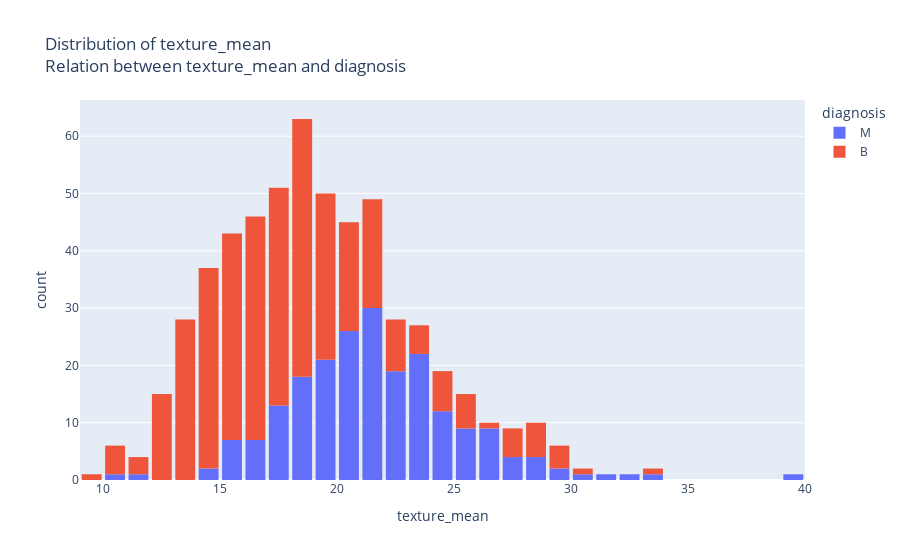
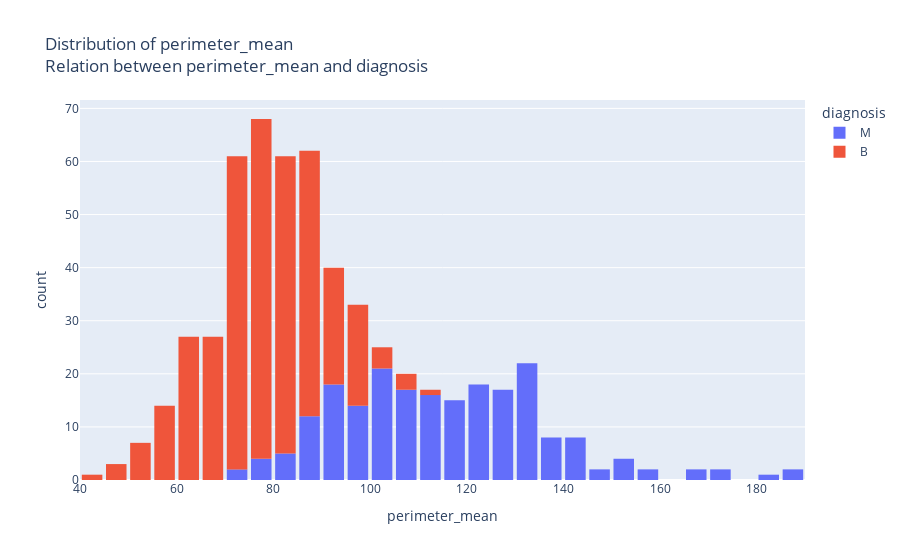
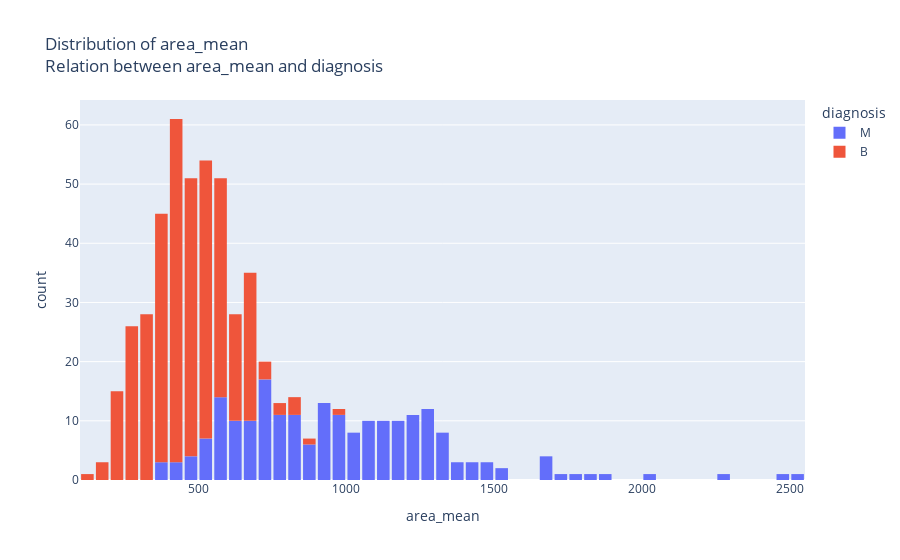

The notebook cell saved with these charts, in order:
### Markdown cell above
We use following code to print every single histogram:

" for i in range (df.shape[1]):
      print(distribution_check(df.columns[i])) "
    
In desire to keep this notebook clean and readable, we will show just few of them:

### Code cell
#Let's se histograms of following features: texture_mean, perimeter_mean, area_mean#

distribution_check(df.columns[2])
distribution_check(df.columns[3])
distribution_check(df.columns[4])

### Figure 1 — Plotly figure (JSON) as saved in the notebook; plotly's stock layout.template omitted (floating-point values rounded to 4 significant figures; data arrays with more than 128 entries replaced by an {"elided": "..."} marker saying what was removed)
{"data": [{"alignmentgroup": "True", "bingroup": "x", "hovertemplate": "diagnosis=M<br>texture_mean=%{x}<br>count=%{y}<extra></extra>", "legendgroup": "M", "marker": {"color": "#636efa", "pattern": {"shape": ""}}, "name": "M", "nbinsx": 50, "offsetgroup": "M", "orientation": "v", "showlegend": true, "type": "histogram", "x": {"elided": "212 float values"}, "xaxis": "x", "yaxis": "y"}, {"alignmentgroup": "True", "bingroup": "x", "hovertemplate": "diagnosis=B<br>texture_mean=%{x}<br>count=%{y}<extra></extra>", "legendgroup": "B", "marker": {"color": "#EF553B", "pattern": {"shape": ""}}, "name": "B", "nbinsx": 50, "offsetgroup": "B", "orientation": "v", "showlegend": true, "type": "histogram", "x": {"elided": "357 float values"}, "xaxis": "x", "yaxis": "y"}], "layout": {"bargap": 0.15, "barmode": "relative", "legend": {"title": {"text": "diagnosis"}, "tracegroupgap": 0}, "title": {"text": "Distribution of texture_mean<br>Relation between texture_mean and diagnosis"}, "xaxis": {"anchor": "y", "domain": [0, 1], "title": {"text": "texture_mean"}}, "yaxis": {"anchor": "x", "domain": [0, 1], "title": {"text": "count"}}}}

### Figure 2 — Plotly figure (JSON) as saved in the notebook; plotly's stock layout.template omitted (floating-point values rounded to 4 significant figures; data arrays with more than 128 entries replaced by an {"elided": "..."} marker saying what was removed)
{"data": [{"alignmentgroup": "True", "bingroup": "x", "hovertemplate": "diagnosis=M<br>perimeter_mean=%{x}<br>count=%{y}<extra></extra>", "legendgroup": "M", "marker": {"color": "#636efa", "pattern": {"shape": ""}}, "name": "M", "nbinsx": 50, "offsetgroup": "M", "orientation": "v", "showlegend": true, "type": "histogram", "x": {"elided": "212 float values"}, "xaxis": "x", "yaxis": "y"}, {"alignmentgroup": "True", "bingroup": "x", "hovertemplate": "diagnosis=B<br>perimeter_mean=%{x}<br>count=%{y}<extra></extra>", "legendgroup": "B", "marker": {"color": "#EF553B", "pattern": {"shape": ""}}, "name": "B", "nbinsx": 50, "offsetgroup": "B", "orientation": "v", "showlegend": true, "type": "histogram", "x": {"elided": "357 float values"}, "xaxis": "x", "yaxis": "y"}], "layout": {"bargap": 0.15, "barmode": "relative", "legend": {"title": {"text": "diagnosis"}, "tracegroupgap": 0}, "title": {"text": "Distribution of perimeter_mean<br>Relation between perimeter_mean and diagnosis"}, "xaxis": {"anchor": "y", "domain": [0, 1], "title": {"text": "perimeter_mean"}}, "yaxis": {"anchor": "x", "domain": [0, 1], "title": {"text": "count"}}}}

### Figure 3 — Plotly figure (JSON) as saved in the notebook; plotly's stock layout.template omitted (floating-point values rounded to 4 significant figures; data arrays with more than 128 entries replaced by an {"elided": "..."} marker saying what was removed)
{"data": [{"alignmentgroup": "True", "bingroup": "x", "hovertemplate": "diagnosis=M<br>area_mean=%{x}<br>count=%{y}<extra></extra>", "legendgroup": "M", "marker": {"color": "#636efa", "pattern": {"shape": ""}}, "name": "M", "nbinsx": 50, "offsetgroup": "M", "orientation": "v", "showlegend": true, "type": "histogram", "x": {"elided": "212 float values"}, "xaxis": "x", "yaxis": "y"}, {"alignmentgroup": "True", "bingroup": "x", "hovertemplate": "diagnosis=B<br>area_mean=%{x}<br>count=%{y}<extra></extra>", "legendgroup": "B", "marker": {"color": "#EF553B", "pattern": {"shape": ""}}, "name": "B", "nbinsx": 50, "offsetgroup": "B", "orientation": "v", "showlegend": true, "type": "histogram", "x": {"elided": "357 float values"}, "xaxis": "x", "yaxis": "y"}], "layout": {"bargap": 0.15, "barmode": "relative", "legend": {"title": {"text": "diagnosis"}, "tracegroupgap": 0}, "title": {"text": "Distribution of area_mean<br>Relation between area_mean and diagnosis"}, "xaxis": {"anchor": "y", "domain": [0, 1], "title": {"text": "area_mean"}}, "yaxis": {"anchor": "x", "domain": [0, 1], "title": {"text": "count"}}}}
